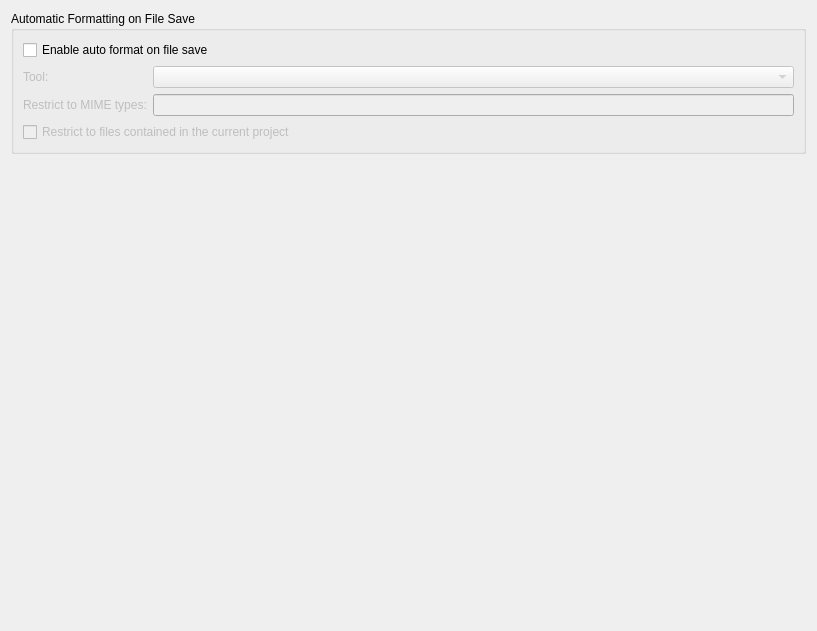
<?xml version="1.0" encoding="UTF-8"?>
<ui version="4.0">
 <class>Beautifier::Internal::GeneralOptionsPage</class>
 <widget class="QWidget" name="Beautifier::Internal::GeneralOptionsPage">
  <property name="geometry">
   <rect>
    <x>0</x>
    <y>0</y>
    <width>817</width>
    <height>631</height>
   </rect>
  </property>
  <property name="windowTitle">
   <string/>
  </property>
  <layout class="QVBoxLayout" name="verticalLayout">
   <item>
    <widget class="QGroupBox" name="formatOnSave">
     <property name="enabled">
      <bool>true</bool>
     </property>
     <property name="title">
      <string>Automatic Formatting on File Save</string>
     </property>
     <layout class="QGridLayout" name="gridLayout">
      <item row="0" column="0" colspan="2">
       <widget class="QCheckBox" name="autoFormat">
        <property name="text">
         <string>Enable auto format on file save</string>
        </property>
       </widget>
      </item>
      <item row="1" column="0">
       <widget class="QLabel" name="label">
        <property name="enabled">
         <bool>false</bool>
        </property>
        <property name="text">
         <string>Tool:</string>
        </property>
       </widget>
      </item>
      <item row="1" column="1">
       <widget class="QComboBox" name="autoFormatTool">
        <property name="enabled">
         <bool>false</bool>
        </property>
       </widget>
      </item>
      <item row="2" column="0">
       <widget class="QLabel" name="label_2">
        <property name="enabled">
         <bool>false</bool>
        </property>
        <property name="text">
         <string>Restrict to MIME types:</string>
        </property>
       </widget>
      </item>
      <item row="2" column="1">
       <widget class="QLineEdit" name="autoFormatMime">
        <property name="enabled">
         <bool>false</bool>
        </property>
       </widget>
      </item>
      <item row="3" column="0" colspan="2">
       <widget class="QCheckBox" name="autoFormatOnlyCurrentProject">
        <property name="enabled">
         <bool>false</bool>
        </property>
        <property name="text">
         <string>Restrict to files contained in the current project</string>
        </property>
       </widget>
      </item>
     </layout>
    </widget>
   </item>
   <item>
    <spacer name="verticalSpacer">
     <property name="orientation">
      <enum>Qt::Vertical</enum>
     </property>
     <property name="sizeHint" stdset="0">
      <size>
       <width>20</width>
       <height>40</height>
      </size>
     </property>
    </spacer>
   </item>
  </layout>
 </widget>
 <resources/>
 <connections>
  <connection>
   <sender>autoFormat</sender>
   <signal>toggled(bool)</signal>
   <receiver>autoFormatTool</receiver>
   <slot>setEnabled(bool)</slot>
   <hints>
    <hint type="sourcelabel">
     <x>140</x>
     <y>56</y>
    </hint>
    <hint type="destinationlabel">
     <x>262</x>
     <y>99</y>
    </hint>
   </hints>
  </connection>
  <connection>
   <sender>autoFormat</sender>
   <signal>toggled(bool)</signal>
   <receiver>autoFormatMime</receiver>
   <slot>setEnabled(bool)</slot>
   <hints>
    <hint type="sourcelabel">
     <x>292</x>
     <y>51</y>
    </hint>
    <hint type="destinationlabel">
     <x>288</x>
     <y>106</y>
    </hint>
   </hints>
  </connection>
  <connection>
   <sender>autoFormat</sender>
   <signal>toggled(bool)</signal>
   <receiver>label</receiver>
   <slot>setEnabled(bool)</slot>
   <hints>
    <hint type="sourcelabel">
     <x>41</x>
     <y>55</y>
    </hint>
    <hint type="destinationlabel">
     <x>65</x>
     <y>92</y>
    </hint>
   </hints>
  </connection>
  <connection>
   <sender>autoFormat</sender>
   <signal>toggled(bool)</signal>
   <receiver>label_2</receiver>
   <slot>setEnabled(bool)</slot>
   <hints>
    <hint type="sourcelabel">
     <x>92</x>
     <y>47</y>
    </hint>
    <hint type="destinationlabel">
     <x>74</x>
     <y>122</y>
    </hint>
   </hints>
  </connection>
  <connection>
   <sender>autoFormat</sender>
   <signal>toggled(bool)</signal>
   <receiver>autoFormatOnlyCurrentProject</receiver>
   <slot>setEnabled(bool)</slot>
   <hints>
    <hint type="sourcelabel">
     <x>38</x>
     <y>50</y>
    </hint>
    <hint type="destinationlabel">
     <x>32</x>
     <y>160</y>
    </hint>
   </hints>
  </connection>
 </connections>
</ui>
